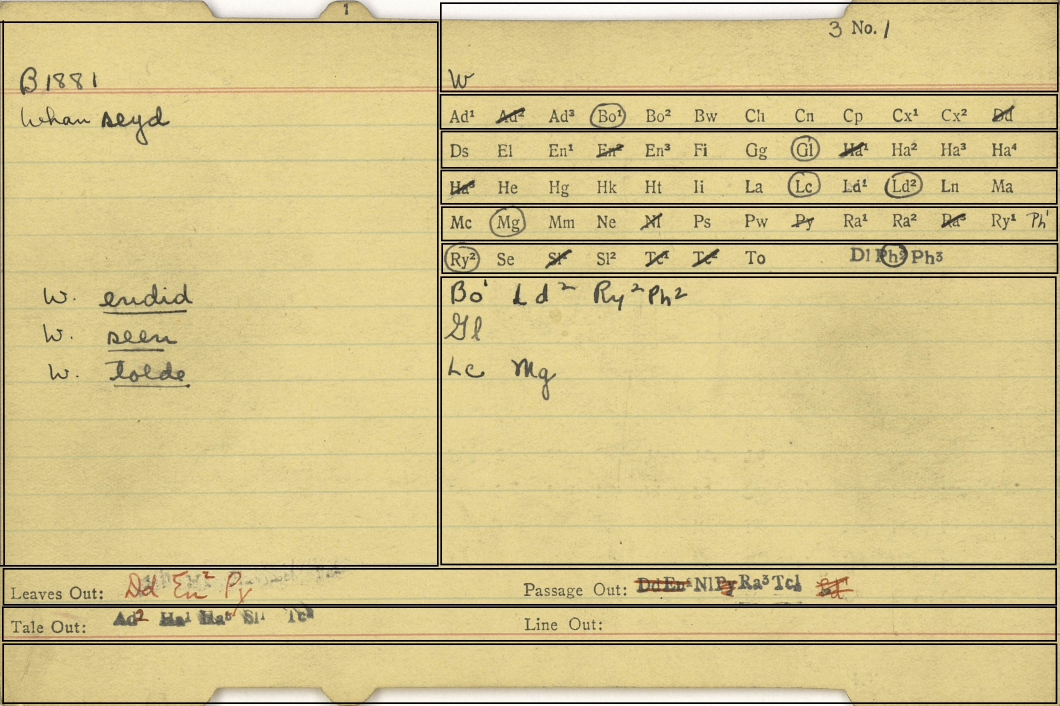
#> input picture B1881_example.jpg, 3180 x 2116 px (shown at 1/3 size)
$ jupyter execute saving-slices-demo.ipynb
#> lines starting #> are read from the running program, lines starting #| are printed output that depends on the picture
[cell 1]
from PIL import Image, ImageFilter, ImageChops
# above line must be in same box as below lines
image = Image.open("./B1881_example.jpg")
#> image is the input picture: PIL image 3180x2116 RGB; mean R, G, B 210.6, 194.3, 138.4
cropped = image.crop((0, 50, 1325, 1715))
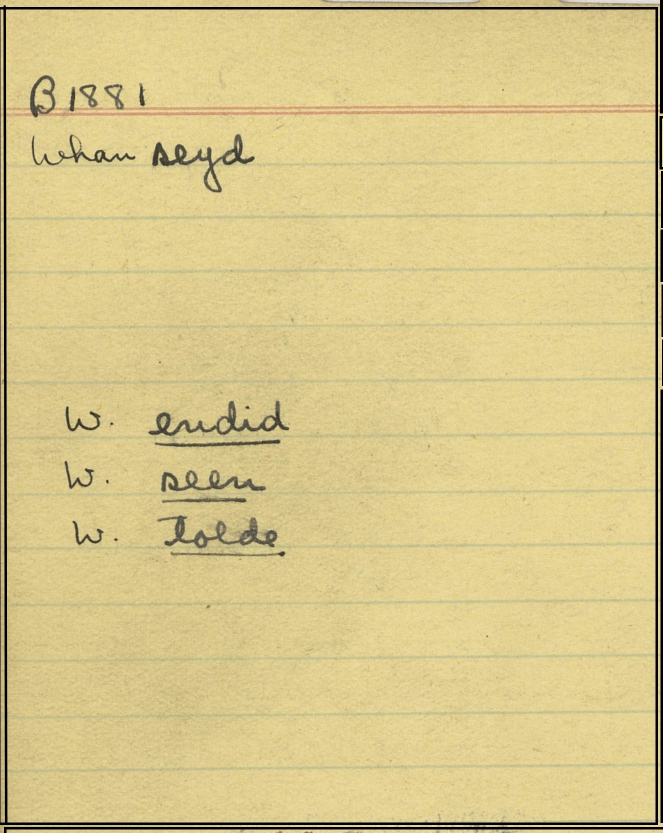
#> cropped: PIL image 1325x1665 RGB (shown at 1/2 size); mean R, G, B 216.5, 199.5, 140
# eventually you'll add a folder name (./cropped/box...)
cropped.save('./box_1.jpg')
saved = Image.open('./box_1.jpg')
display(saved)
